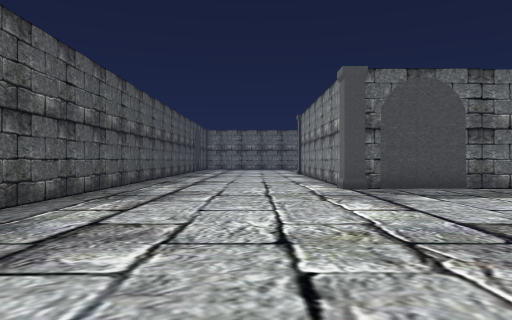
View 1 (above)

23 first-person views from a walk through a Unity game level. The camera is 1.4 m above the floor, looks level and sees 70° across. The floor is counted in squares, 2 m on a side. Each view is taken from the middle of a square. On the plan, view 1 faces up. The plan holds only what a view shows up to about 11 squares ahead; the rest is blank. The place goes on beyond the plan. The player character is not drawn.

View 2
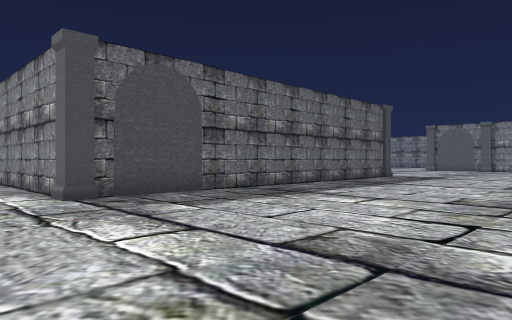

View 3
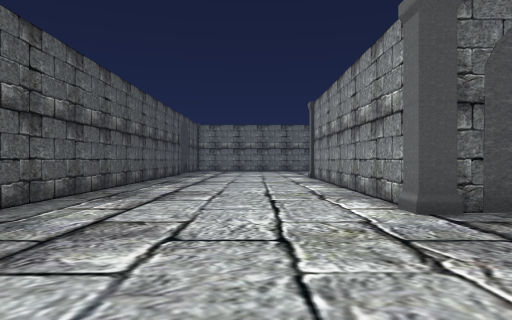

View 4
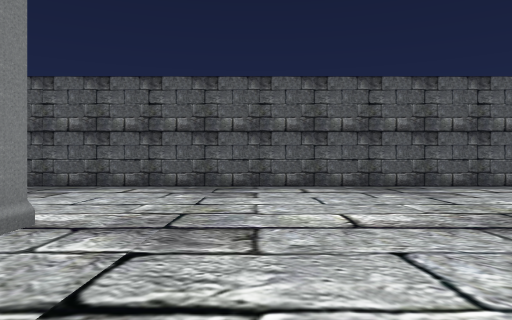

View 5
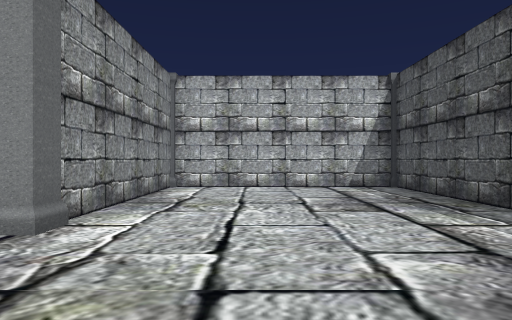

View 6
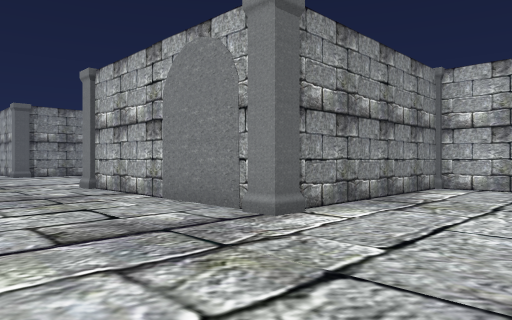

View 7
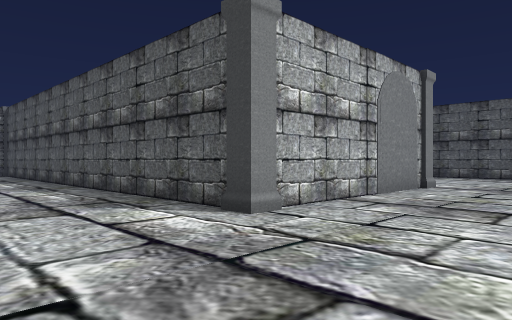

View 8
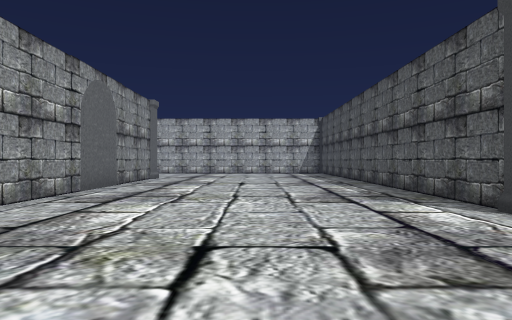

View 9
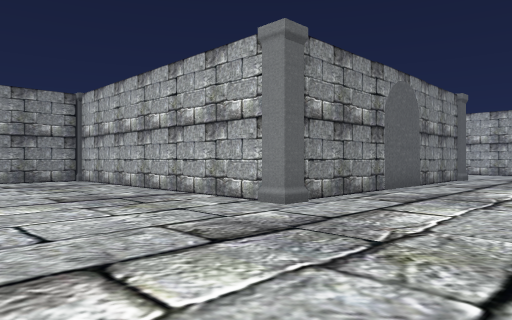

View 10
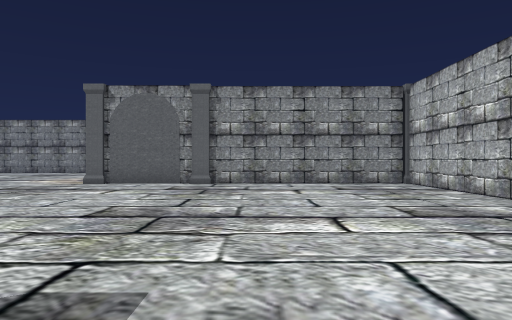

View 11
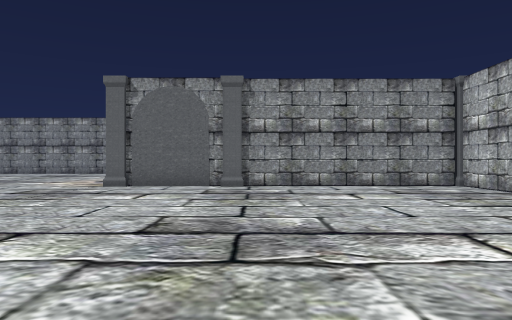

View 12
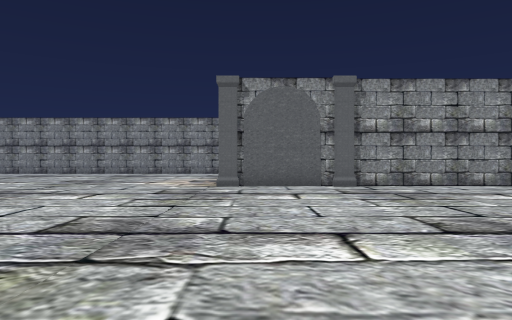

View 13
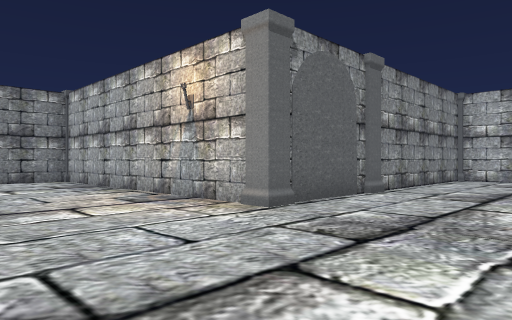

View 14
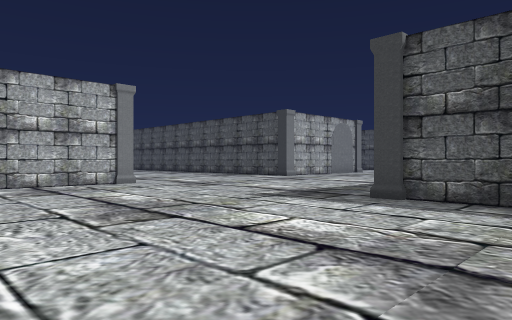

View 15
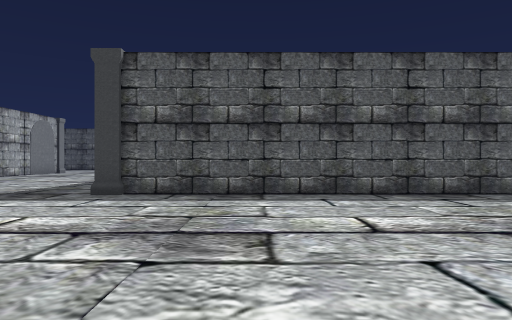

View 16
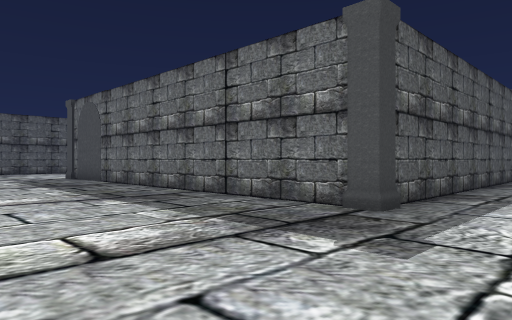

View 17
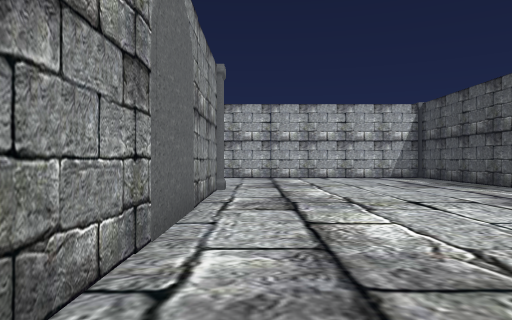

View 18
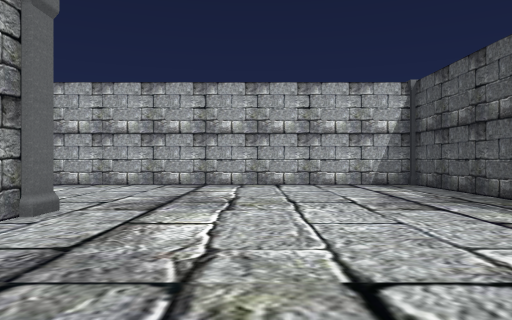

View 19
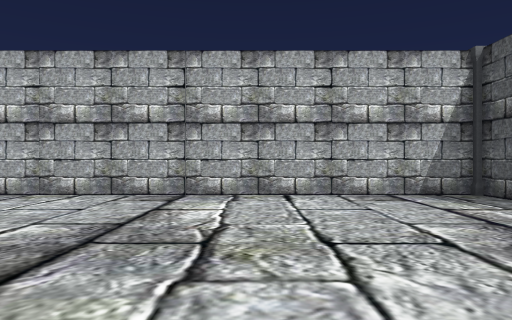

View 20
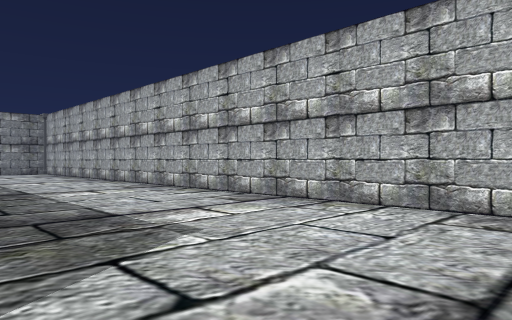

View 21
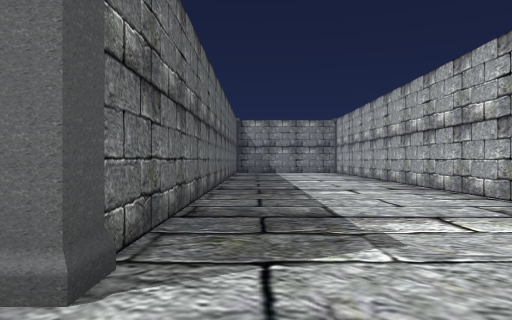

View 22
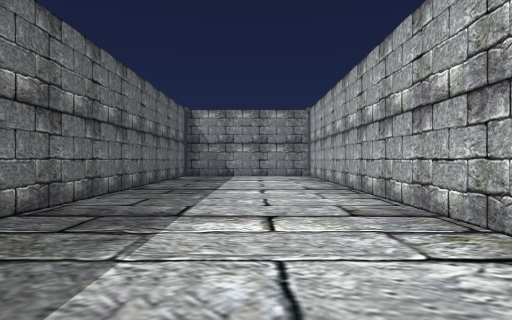

View 23
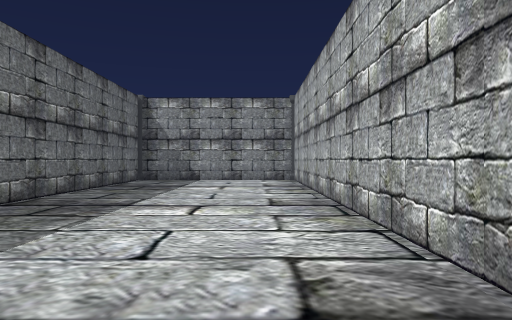

### Floor plan
Points are (right, up) in squares from view 1. A wall is a line through its corners. A room is listed if a view was taken in it or the views show most of it. See-through windows are left out.
Room 1 (views 1, 2, 3, 4, 5, 6, 7, 8, 9, 10, 11, 12, 13, 14, 15, 16, 17, 18, 19, 20, 21, 22, 23)
walls: (16.4, 1.5) (24.8, 1.5) (24.8, 7.4); (8.5, 0.6) (8.5, -12.5); (13.6, 8.8) (2.6, 8.8); (15.9, -7.5) (15.9, 0.6); (2.5, 1.5) (7.6, 1.5); (2.2, 9.5) (2.2, 15); (24.8, 8.4) (24.8, 10.5); (14.5, 15.5) (14.5, 9.5); (25.4, 11) (32.5, 11); (8.8, -13.3) (32, -13.3); (-3.6, 15) (-3.6, -4.5) (2.2, -4.5) (2.2, 0.6); (32, -8) (16.5, -8)
objects: pillar (2, 1); pillar (2, 9); pillar (8, -14) to (8, -13); pillar (8, 1); pillar (14, 9); pillar (16, -8); pillar (16, 1); pillar (25, 11)

Positions as (right, up) in squares from view 1, and headings:
1: (0, 0), facing up
2: (0, 2), facing up-right
3: (0, 4), facing up
4: (6, 4), facing left
5: (0, 5), facing down
6: (-1, 5), facing down-right
7: (12, 5), facing down-left
8: (12, 6), facing down
9: (12, 6), facing down-right
10: (14, 6), facing right
11: (15, 7), facing right
12: (15, 10), facing right
13: (21, 15), facing down-right
14: (21, 12), facing down-left
15: (22, 12), facing left
16: (17, 4), facing up-left
17: (15, 1), facing down
18: (13, -3), facing down
19: (13, -6), facing down
20: (14, -8), facing down-right
21: (14, -9), facing right
22: (18, -11), facing right
23: (21, -12), facing right
